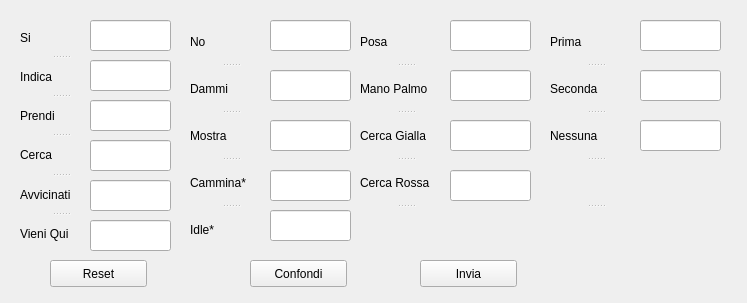
<?xml version="1.0" encoding="UTF-8"?>
<ui version="4.0">
 <class>Input</class>
 <widget class="QWidget" name="Input">
  <property name="geometry">
   <rect>
    <x>0</x>
    <y>0</y>
    <width>747</width>
    <height>303</height>
   </rect>
  </property>
  <property name="windowTitle">
   <string>Input</string>
  </property>
  <widget class="QLineEdit" name="Cammina">
   <property name="geometry">
    <rect>
     <x>270</x>
     <y>170</y>
     <width>81</width>
     <height>31</height>
    </rect>
   </property>
   <property name="inputMethodHints">
    <set>Qt::ImhFormattedNumbersOnly</set>
   </property>
   <property name="maxLength">
    <number>5</number>
   </property>
  </widget>
  <widget class="QLineEdit" name="Cerca">
   <property name="geometry">
    <rect>
     <x>90</x>
     <y>140</y>
     <width>81</width>
     <height>31</height>
    </rect>
   </property>
   <property name="inputMethodHints">
    <set>Qt::ImhFormattedNumbersOnly</set>
   </property>
   <property name="maxLength">
    <number>5</number>
   </property>
  </widget>
  <widget class="QLineEdit" name="Avvicinati">
   <property name="geometry">
    <rect>
     <x>90</x>
     <y>180</y>
     <width>81</width>
     <height>31</height>
    </rect>
   </property>
   <property name="inputMethodHints">
    <set>Qt::ImhFormattedNumbersOnly</set>
   </property>
   <property name="maxLength">
    <number>5</number>
   </property>
  </widget>
  <widget class="QLineEdit" name="No">
   <property name="geometry">
    <rect>
     <x>270</x>
     <y>20</y>
     <width>81</width>
     <height>31</height>
    </rect>
   </property>
   <property name="inputMethodHints">
    <set>Qt::ImhFormattedNumbersOnly</set>
   </property>
   <property name="maxLength">
    <number>5</number>
   </property>
  </widget>
  <widget class="QLineEdit" name="Prendi">
   <property name="geometry">
    <rect>
     <x>90</x>
     <y>100</y>
     <width>81</width>
     <height>31</height>
    </rect>
   </property>
   <property name="inputMethodHints">
    <set>Qt::ImhFormattedNumbersOnly</set>
   </property>
   <property name="maxLength">
    <number>5</number>
   </property>
  </widget>
  <widget class="QLineEdit" name="Indica">
   <property name="geometry">
    <rect>
     <x>90</x>
     <y>60</y>
     <width>81</width>
     <height>31</height>
    </rect>
   </property>
   <property name="inputMethodHints">
    <set>Qt::ImhFormattedNumbersOnly</set>
   </property>
   <property name="maxLength">
    <number>5</number>
   </property>
  </widget>
  <widget class="QLineEdit" name="Idle">
   <property name="geometry">
    <rect>
     <x>270</x>
     <y>210</y>
     <width>81</width>
     <height>31</height>
    </rect>
   </property>
   <property name="inputMethodHints">
    <set>Qt::ImhFormattedNumbersOnly</set>
   </property>
   <property name="maxLength">
    <number>5</number>
   </property>
  </widget>
  <widget class="QSplitter" name="splitter_2">
   <property name="geometry">
    <rect>
     <x>190</x>
     <y>20</y>
     <width>81</width>
     <height>231</height>
    </rect>
   </property>
   <property name="orientation">
    <enum>Qt::Vertical</enum>
   </property>
   <widget class="QLabel" name="label_7">
    <property name="text">
     <string>No</string>
    </property>
   </widget>
   <widget class="QLabel" name="label_8">
    <property name="text">
     <string>Dammi</string>
    </property>
   </widget>
   <widget class="QLabel" name="label_9">
    <property name="text">
     <string>Mostra</string>
    </property>
   </widget>
   <widget class="QLabel" name="label_10">
    <property name="text">
     <string>Cammina*</string>
    </property>
   </widget>
   <widget class="QLabel" name="label_11">
    <property name="text">
     <string>Idle*</string>
    </property>
   </widget>
  </widget>
  <widget class="QLineEdit" name="Si">
   <property name="geometry">
    <rect>
     <x>90</x>
     <y>20</y>
     <width>81</width>
     <height>31</height>
    </rect>
   </property>
   <property name="inputMethodHints">
    <set>Qt::ImhFormattedNumbersOnly</set>
   </property>
   <property name="maxLength">
    <number>5</number>
   </property>
  </widget>
  <widget class="QLineEdit" name="Vieni_qui">
   <property name="geometry">
    <rect>
     <x>90</x>
     <y>220</y>
     <width>81</width>
     <height>31</height>
    </rect>
   </property>
   <property name="inputMethodHints">
    <set>Qt::ImhFormattedNumbersOnly</set>
   </property>
   <property name="maxLength">
    <number>5</number>
   </property>
  </widget>
  <widget class="QLineEdit" name="Dammi">
   <property name="geometry">
    <rect>
     <x>270</x>
     <y>70</y>
     <width>81</width>
     <height>31</height>
    </rect>
   </property>
   <property name="inputMethodHints">
    <set>Qt::ImhFormattedNumbersOnly</set>
   </property>
   <property name="maxLength">
    <number>5</number>
   </property>
  </widget>
  <widget class="QSplitter" name="splitter">
   <property name="geometry">
    <rect>
     <x>20</x>
     <y>20</y>
     <width>81</width>
     <height>231</height>
    </rect>
   </property>
   <property name="orientation">
    <enum>Qt::Vertical</enum>
   </property>
   <widget class="QLabel" name="label">
    <property name="text">
     <string>Si</string>
    </property>
   </widget>
   <widget class="QLabel" name="label_2">
    <property name="text">
     <string>Indica</string>
    </property>
   </widget>
   <widget class="QLabel" name="label_3">
    <property name="text">
     <string>Prendi</string>
    </property>
   </widget>
   <widget class="QLabel" name="label_4">
    <property name="text">
     <string>Cerca</string>
    </property>
   </widget>
   <widget class="QLabel" name="label_5">
    <property name="text">
     <string>Avvicinati</string>
    </property>
   </widget>
   <widget class="QLabel" name="label_6">
    <property name="text">
     <string>Vieni Qui</string>
    </property>
   </widget>
  </widget>
  <widget class="QLineEdit" name="Mostra">
   <property name="geometry">
    <rect>
     <x>270</x>
     <y>120</y>
     <width>81</width>
     <height>31</height>
    </rect>
   </property>
   <property name="inputMethodHints">
    <set>Qt::ImhFormattedNumbersOnly</set>
   </property>
   <property name="maxLength">
    <number>5</number>
   </property>
  </widget>
  <widget class="QPushButton" name="Invia">
   <property name="geometry">
    <rect>
     <x>420</x>
     <y>260</y>
     <width>97</width>
     <height>27</height>
    </rect>
   </property>
   <property name="text">
    <string>Invia</string>
   </property>
  </widget>
  <widget class="QPushButton" name="Reset">
   <property name="geometry">
    <rect>
     <x>50</x>
     <y>260</y>
     <width>97</width>
     <height>27</height>
    </rect>
   </property>
   <property name="text">
    <string>Reset</string>
   </property>
  </widget>
  <widget class="QPushButton" name="Confondi">
   <property name="geometry">
    <rect>
     <x>250</x>
     <y>260</y>
     <width>97</width>
     <height>27</height>
    </rect>
   </property>
   <property name="text">
    <string>Confondi</string>
   </property>
  </widget>
  <widget class="QLineEdit" name="Cerca_Rossa">
   <property name="geometry">
    <rect>
     <x>450</x>
     <y>170</y>
     <width>81</width>
     <height>31</height>
    </rect>
   </property>
   <property name="inputMethodHints">
    <set>Qt::ImhFormattedNumbersOnly</set>
   </property>
   <property name="maxLength">
    <number>5</number>
   </property>
  </widget>
  <widget class="QLineEdit" name="Mano_Palmo">
   <property name="geometry">
    <rect>
     <x>450</x>
     <y>70</y>
     <width>81</width>
     <height>31</height>
    </rect>
   </property>
   <property name="inputMethodHints">
    <set>Qt::ImhFormattedNumbersOnly</set>
   </property>
   <property name="maxLength">
    <number>5</number>
   </property>
  </widget>
  <widget class="QLineEdit" name="Cerca_Gialla">
   <property name="geometry">
    <rect>
     <x>450</x>
     <y>120</y>
     <width>81</width>
     <height>31</height>
    </rect>
   </property>
   <property name="inputMethodHints">
    <set>Qt::ImhFormattedNumbersOnly</set>
   </property>
   <property name="maxLength">
    <number>5</number>
   </property>
  </widget>
  <widget class="QSplitter" name="splitter_3">
   <property name="geometry">
    <rect>
     <x>360</x>
     <y>20</y>
     <width>91</width>
     <height>231</height>
    </rect>
   </property>
   <property name="orientation">
    <enum>Qt::Vertical</enum>
   </property>
   <widget class="QLabel" name="label_12">
    <property name="text">
     <string>Posa</string>
    </property>
   </widget>
   <widget class="QLabel" name="label_13">
    <property name="text">
     <string>Mano Palmo</string>
    </property>
   </widget>
   <widget class="QLabel" name="label_14">
    <property name="text">
     <string>Cerca Gialla</string>
    </property>
   </widget>
   <widget class="QLabel" name="label_15">
    <property name="text">
     <string>Cerca Rossa</string>
    </property>
   </widget>
   <widget class="QLabel" name="label_16">
    <property name="text">
     <string/>
    </property>
   </widget>
  </widget>
  <widget class="QLineEdit" name="Posa">
   <property name="geometry">
    <rect>
     <x>450</x>
     <y>20</y>
     <width>81</width>
     <height>31</height>
    </rect>
   </property>
   <property name="inputMethodHints">
    <set>Qt::ImhFormattedNumbersOnly</set>
   </property>
   <property name="maxLength">
    <number>5</number>
   </property>
  </widget>
  <widget class="QLineEdit" name="Seconda">
   <property name="geometry">
    <rect>
     <x>640</x>
     <y>70</y>
     <width>81</width>
     <height>31</height>
    </rect>
   </property>
   <property name="inputMethodHints">
    <set>Qt::ImhFormattedNumbersOnly</set>
   </property>
   <property name="maxLength">
    <number>5</number>
   </property>
  </widget>
  <widget class="QLineEdit" name="Nessuna">
   <property name="geometry">
    <rect>
     <x>640</x>
     <y>120</y>
     <width>81</width>
     <height>31</height>
    </rect>
   </property>
   <property name="inputMethodHints">
    <set>Qt::ImhFormattedNumbersOnly</set>
   </property>
   <property name="maxLength">
    <number>5</number>
   </property>
  </widget>
  <widget class="QLineEdit" name="Prima">
   <property name="geometry">
    <rect>
     <x>640</x>
     <y>20</y>
     <width>81</width>
     <height>31</height>
    </rect>
   </property>
   <property name="inputMethodHints">
    <set>Qt::ImhFormattedNumbersOnly</set>
   </property>
   <property name="maxLength">
    <number>5</number>
   </property>
  </widget>
  <widget class="QSplitter" name="splitter_4">
   <property name="geometry">
    <rect>
     <x>550</x>
     <y>20</y>
     <width>91</width>
     <height>231</height>
    </rect>
   </property>
   <property name="orientation">
    <enum>Qt::Vertical</enum>
   </property>
   <widget class="QLabel" name="label_22">
    <property name="text">
     <string>Prima</string>
    </property>
   </widget>
   <widget class="QLabel" name="label_23">
    <property name="text">
     <string>Seconda</string>
    </property>
   </widget>
   <widget class="QLabel" name="label_24">
    <property name="text">
     <string>Nessuna</string>
    </property>
   </widget>
   <widget class="QLabel" name="label_25">
    <property name="text">
     <string/>
    </property>
   </widget>
   <widget class="QLabel" name="label_26">
    <property name="text">
     <string/>
    </property>
   </widget>
  </widget>
 </widget>
 <resources/>
 <connections>
  <connection>
   <sender>Invia</sender>
   <signal>clicked()</signal>
   <receiver>Input</receiver>
   <slot>sendPtoPOMDP()</slot>
   <hints>
    <hint type="sourcelabel">
     <x>308</x>
     <y>273</y>
    </hint>
    <hint type="destinationlabel">
     <x>199</x>
     <y>149</y>
    </hint>
   </hints>
  </connection>
 </connections>
 <slots>
  <slot>generateP()</slot>
  <slot>sendPtoPOMDP()</slot>
 </slots>
</ui>
